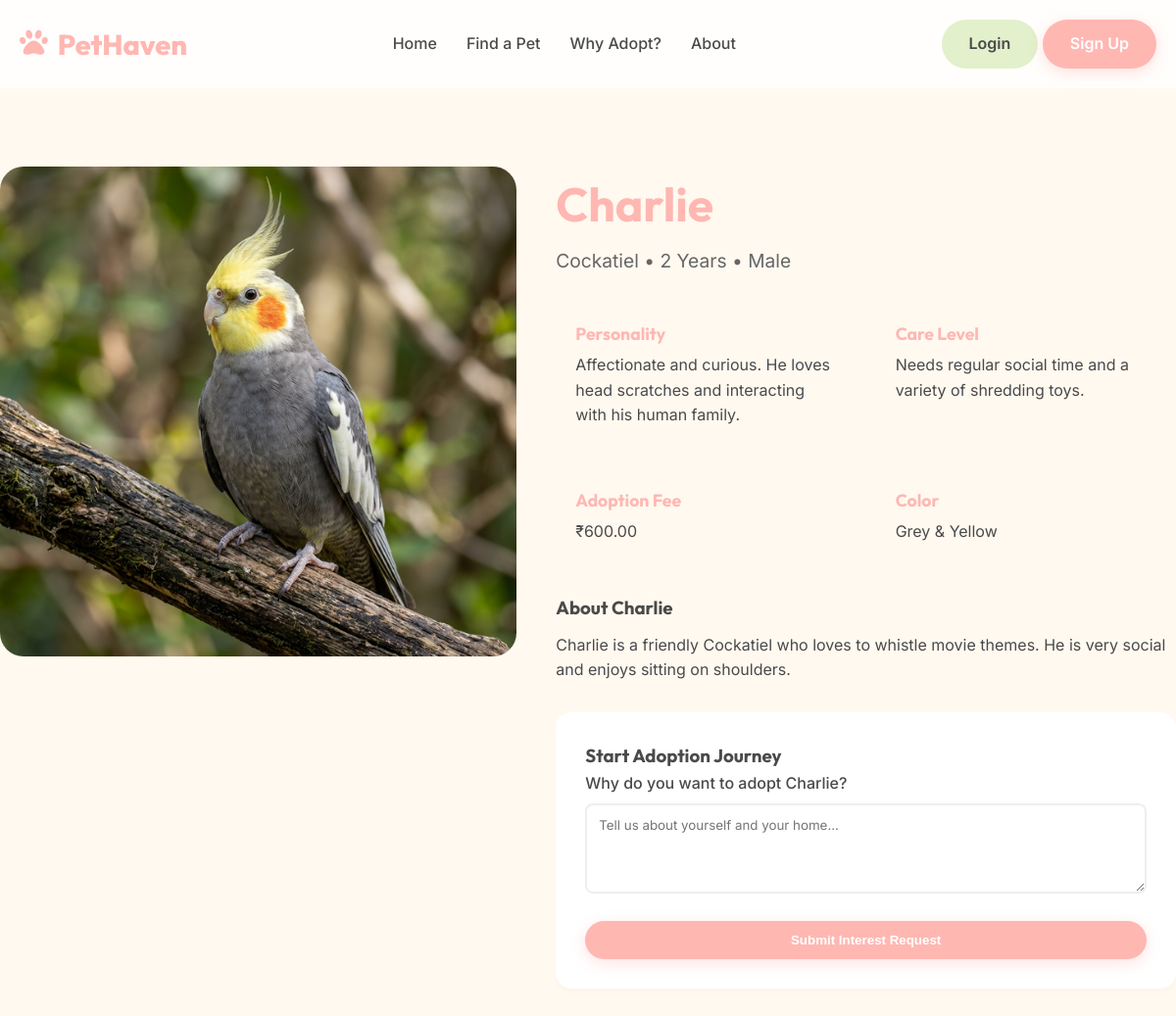
/pet_details.php?name=Charlie, run on the app's committed database.
### tables this page shows
CREATE TABLE IF NOT EXISTS pets (
    name VARCHAR(100) PRIMARY KEY,
    category_name VARCHAR(50),
    breed VARCHAR(100),
    age VARCHAR(20),
    gender ENUM('Male', 'Female'),
    color VARCHAR(50),
    price DECIMAL(10, 2) DEFAULT 0.00,
    description TEXT,
    behavior TEXT,
    care_pattern TEXT,
    is_rescued BOOLEAN DEFAULT FALSE,
    image VARCHAR(255),
    status ENUM('available', 'adopted') DEFAULT 'available',
    created_at TIMESTAMP DEFAULT CURRENT_TIMESTAMP,
    FOREIGN KEY (category_name) REFERENCES categories(name)
);

### pet_details.php (the view, shortened to what this page needs)
<?php
require_once 'includes/db.php';
require_once 'includes/header.php';
$pet_name = $_GET['name'];
$stmt = $pdo->prepare("SELECT p.*, c.name as category_name FROM pets p LEFT JOIN categories c ON p.category_name = c.name WHERE p.name = ?");
$stmt->execute([$pet_name]);
$pet = $stmt->fetch(PDO::FETCH_ASSOC);
?>
<div class="container section-padding">
    <div class="hero-grid" style="grid-template-columns: 1fr 1.2fr; gap: 40px; align-items: flex-start;">
        <div>
            <div style="position: relative; border-radius: var(--radius-lg); overflow: hidden; box-shadow: var(--shadow-lg); height: 500px;">
                  <img src="<?php echo $pet['image']; ?>" style="width: 100%; height: 100%; object-fit: cover;" alt="<?php echo $pet['name']; ?>">
            </div>
        </div>
        <div class="pet-details-content">
            <h1 style="font-size: 3rem; color: var(--color-primary); margin-bottom: 5px;"><?php echo htmlspecialchars($pet['name']); ?></h1>
            <p style="font-size: 1.2rem; color: #666; margin-bottom: 25px;"><?php echo htmlspecialchars($pet['breed']); ?> • <?php echo htmlspecialchars($pet['age']); ?> • <?php echo htmlspecialchars($pet['gender']); ?></p>
            <div style="display: grid; grid-template-columns: 1fr 1fr; gap: 20px; margin-bottom: 30px;">
                <div style="background: var(--color-warm-bg); padding: 20px; border-radius: var(--radius-md);">
                     <h4 style="font-size: 1.1rem; color: var(--color-primary); margin-bottom: 5px;">Personality</h4>
                     <p><?php echo htmlspecialchars($pet['behavior']); ?></p>
                </div>
                <div style="background: var(--color-warm-bg); padding: 20px; border-radius: var(--radius-md);">
                     <h4 style="font-size: 1.1rem; color: var(--color-primary); margin-bottom: 5px;">Care Level</h4>
                     <p><?php echo htmlspecialchars($pet['care_pattern']); ?></p>
                </div>
                <div style="background: var(--color-warm-bg); padding: 20px; border-radius: var(--radius-md);">
                      <h4 style="font-size: 1.1rem; color: var(--color-primary); margin-bottom: 5px;">Adoption Fee</h4>
                      <p><?php echo $pet['price'] > 0 ? '₹'.number_format($pet['price'], 2) : 'Free Adoption'; ?></p>
                 </div>
                <div style="background: var(--color-warm-bg); padding: 20px; border-radius: var(--radius-md);">
                      <h4 style="font-size: 1.1rem; color: var(--color-primary); margin-bottom: 5px;">Color</h4>
                      <p><?php echo htmlspecialchars($pet['color']); ?></p>
                 </div>
            </div>
            <div style="margin-bottom: 30px;">
                <h3 style="margin-bottom: 10px;">About <?php echo htmlspecialchars($pet['name']); ?></h3>
                <p style="line-height: 1.6;"><?php echo nl2br(htmlspecialchars($pet['description'])); ?></p>
            </div>
            <?php if($pet['status'] == 'available'): ?>
                <div style="background: white; padding: 30px; border-radius: var(--radius-md); box-shadow: var(--shadow-card);">
                    <h3 class="mb-3">Start Adoption Journey</h3>
                    <form method="POST">
                        <div class="form-group mb-3">
                            <label style="display: block; margin-bottom: 8px;">Why do you want to adopt <?php echo htmlspecialchars($pet['name']); ?>?</label>
                            <textarea name="message" rows="4" class="form-control" placeholder="Tell us about yourself and your home..." required></textarea>
                        </div>
                        <button type="submit" name="adopt_request" class="btn btn-primary" style="width: 100%;">Submit Interest Request</button>
                    </form>
                </div>
            <?php else: ?>
                <div style="background: #f8f9fa; padding: 20px; border-radius: var(--radius-md); text-align: center;">
                    <p style="color: #888;">This pet has found a new home!</p>
                </div>
            <?php endif; ?>
        </div>
    </div>
</div>
<?php require_once 'includes/footer.php'; ?>

### style.css (style rules this page uses)
:root { --color-primary: #FFB7B2; --color-secondary: #E2F0CB; --color-accent: #C7CEEA; --color-warm-bg: #FFF9F0; --color-text-main: #4A4A4A; --color-text-light: #888888; --color-white: #ffffff; --color-danger: #FF9AA2; --color-success: #B5EAD7; --font-heading: 'Outfit', sans-serif; --font-body: 'Inter', sans-serif; --shadow-soft: 0 10px 30px rgba(0, 0, 0, 0.05); --shadow-card: 0 4px 6px rgba(0, 0, 0, 0.02); --radius-lg: 24px; --radius-md: 16px; --radius-sm: 8px; }
* { margin: 0; padding: 0; box-sizing: border-box; }
body { font-family: var(--font-body); background-color: var(--color-warm-bg); color: var(--color-text-main); line-height: 1.6; overflow-x: hidden; }
h1, h2, h3, h4, h5, h6 { font-family: var(--font-heading); font-weight: 700; color: var(--color-text-main); }
.container { max-width: 1200px; margin: 0 auto; padding: 0 20px; }
.btn { display: inline-block; padding: 12px 28px; border-radius: 50px; font-weight: 600; cursor: pointer; border: none; transition: transform 0.2s ease, box-shadow 0.2s ease; }
.btn-primary { background-color: var(--color-primary); color: var(--color-white); box-shadow: 0 4px 15px rgba(255, 183, 178, 0.4); }
.section-padding { padding: 80px 0; }
.hero-grid { display: grid; grid-template-columns: 1fr 1fr; gap: 50px; align-items: center; }
.form-group { margin-bottom: 20px; }
.form-group label { display: block; margin-bottom: 8px; font-weight: 500; }
.form-control { width: 100%; padding: 12px; border: 2px solid #eee; border-radius: var(--radius-sm); font-family: var(--font-body); transition: border-color 0.3s; }

### data on the page
pets: image (picture), name "Charlie", breed "Cockatiel", age "2 Years", gender "Male", behavior "Affectionate and curious. He loves head scratches and interacting with his human family.", care_pattern "Needs regular social time and a variety of shredding toys.", price "600.00", color "Grey & Yellow", description "Charlie is a friendly Cockatiel who loves to whistle movie themes. He is very social and enjoys sitting on shoulders."
